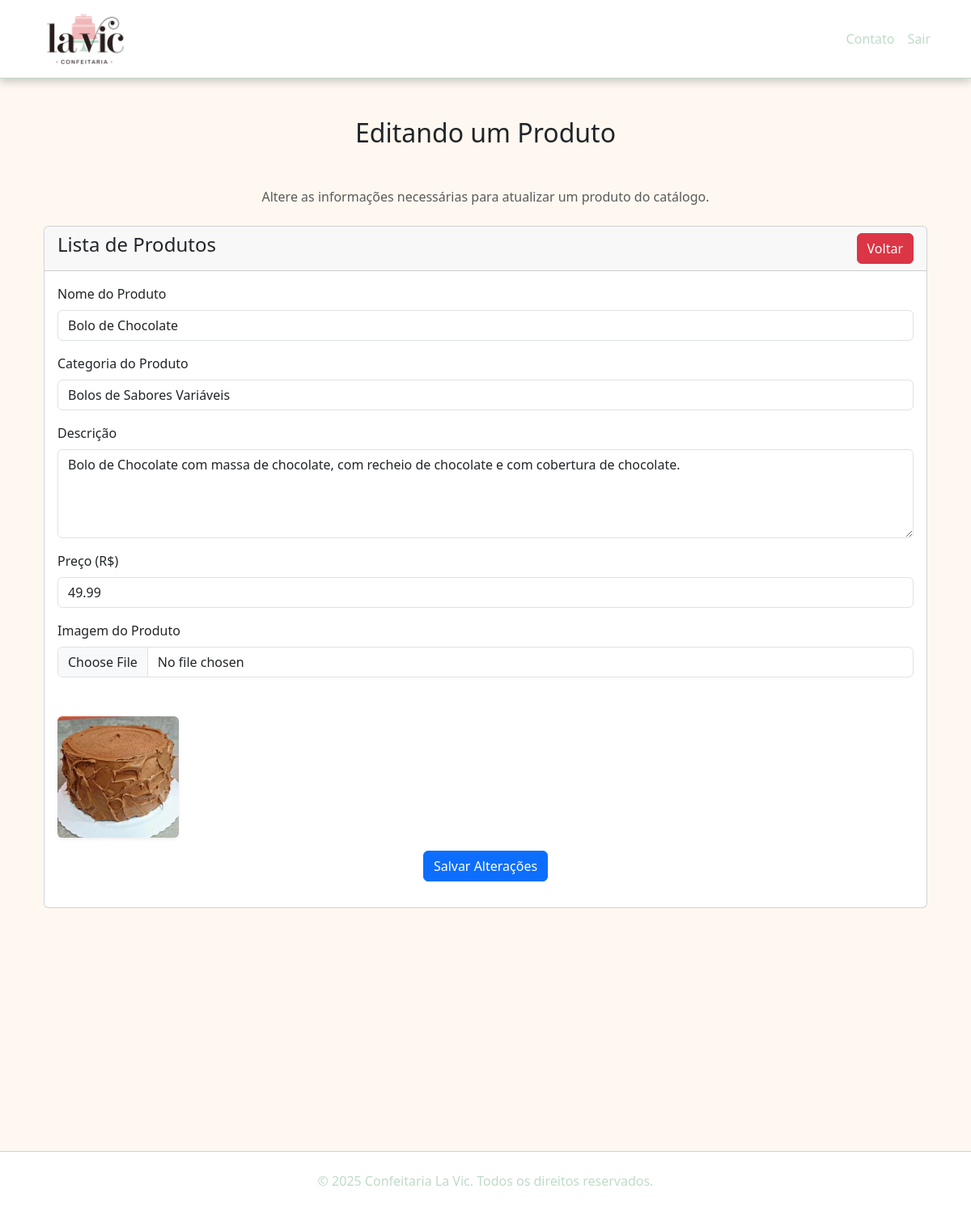
The app's page /produto-edit.php?id=1 (signed in) with its own data.
### tables this page shows
CREATE TABLE `produtos` (
  `id` int(11) NOT NULL,
  `nome` varchar(100) NOT NULL,
  `categoria` varchar(255) DEFAULT NULL,
  `descricao` text DEFAULT NULL,
  `preco` decimal(10,2) NOT NULL,
  `imagem` varchar(255) DEFAULT NULL
);

### produto-edit.php (the view, shortened to what this page needs)
<?php
require('conexao.php');
?>
<!DOCTYPE html>
<html lang="pt-br">
<head>
  <link href="https://cdn.jsdelivr.net/npm/bootstrap@5.3.0/dist/css/bootstrap.min.css" rel="stylesheet">
  <link rel="stylesheet" href="assets/css/style.css">
</head>
<body>
<nav class="navbar navbar-expand-lg custom-navbar">
  <div class="container">
    <a class="navbar-brand" href="index.html">
      <img src="assets/img/logo.png" alt="Confeitaria La Vic" height="70">
    </a>
    <div class="collapse navbar-collapse" id="navbarNav">
      <ul class="navbar-nav ms-auto">
        <li class="nav-item"><a class="nav-link" href="contato-user.html">Contato</a></li>
        <li class="nav-item"><a class="nav-link" href="logout.php">Sair</a></li>
      </ul>
    </div>
  </div>
</nav>
<div class="container mt-5">
  <h2 class="text-center mb-5">Editando um Produto</h2>
  <div class="mt-5 text-center">
    <p class="text-muted">Altere as informações necessárias para atualizar um produto do catálogo.</p>
  </div>
  <div class="container mt-4">
    <div class="row">
      <div class="col-md-12">
        <div class="card">
          <div class="card-header">
            <h4>
              Lista de Produtos
              <a href="produtos.php" class="btn btn-danger float-end">Voltar</a>
            </h4>
          </div>
          <div class="card-body">
            <?php
            if (isset($_GET['id'])) {
              $produto_id = mysqli_real_escape_string($conexao, $_GET['id']);
              $sql = "SELECT * FROM produtos WHERE id='$produto_id'";
              $query = mysqli_query($conexao, $sql);
              if (mysqli_num_rows($query) > 0) {
                $produto = mysqli_fetch_array($query);
            ?>
            <form action="acoes.php" method="POST" enctype="multipart/form-data">
              <div class="mb-3">
                <label for="nome" class="form-label">Nome do Produto</label>
                <input type="text" class="form-control" id="nome" name="nome" value="<?= $produto['nome'] ?>" required>
              </div>
              <div class="mb-3">
                <label for="categoria" class="form-label">Categoria do Produto</label>
                <select class="form-control" id="categoria" name="categoria" required>
                    <?php
                    $categorias = ["Bolos de Sabores Variáveis", "Bolos de Aninversário", "Docinhos", "Decorados e lembrancinhas"];
                    $categoriaAtual = $produto['categoria'];
                    ?>
                    <?php foreach ($categorias as $cat): ?>
                        <option value="<?= $cat ?>" <?= ($cat == $categoriaAtual) ? 'selected' : '' ?>>
                            <?= $cat ?>
                        </option>
                    <?php endforeach; ?>
                </select>
              </div>
              <div class="mb-3">
                <label for="descricao" class="form-label">Descrição</label>
                <textarea class="form-control" id="descricao" name="descricao" rows="4" required><?= $produto['descricao'] ?></textarea>
              </div>
              <div class="mb-3">
                <label for="preco" class="form-label">Preço (R$)</label>
                <input type="number" class="form-control" id="preco" name="preco" value="<?= $produto['preco'] ?>" step="0.01" min="0" required>
              </div>
              <div class="mb-3">
                <label for="imagem" class="form-label">Imagem do Produto</label>
                <input type="file" class="form-control" id="imagem" name="imagem">
                <?php if (!empty($produto['imagem'])): ?>
                  <p class="mt-2">Imagem atual:</p>
                  <img src="uploads/<?= $produto['imagem'] ?>" alt="Imagem atual" width="150" class="rounded shadow-sm">
                <?php endif; ?>
              </div>
              <div class="mb-3 text-center">
                <button type="submit" name="update_produto" class="btn btn-primary">Salvar Alterações</button>
              </div>
            </form>
            <?php
              } else {
                echo "<h5>Produto não encontrado.</h5>";
              }
            } else {
              echo "<h5>ID de produto não especificado.</h5>";
            }
            ?>
          </div>
        </div>
      </div>
    </div>
  </div>
</div>
<footer class="text-white text-center py-4 custom-footer">
  <p>&copy; 2025 Confeitaria La Vic. Todos os direitos reservados.</p>
</footer>
</body>
</html>

### assets/css/style.css (style rules this page uses)
body { background-color: #fff8f0; }
.custom-navbar { background-color: white; border-bottom: 1px solid #BFDBC8 ; box-shadow: 0 4px 10px rgba(0, 0, 0, 0.2); }
.custom-navbar .nav-link { color: #BFDBC8; }
.banner-custom h1, p { color: white; }
.custom-footer { margin-top: 25%; background-color: white; border-top: 1px solid #BFDBC8 ; }
.custom-footer p { color: #BFDBC8; }

### records on screen
produtos: nome "Bolo de Chocolate", categoria "Bolos de Sabores Variáveis", descricao "Bolo de Chocolate com massa de chocolate, com recheio de chocolate e com cobertura de chocolate.", preco "49.99", imagem (picture)
